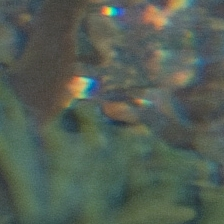
#> input picture data_output/image_patches_from_25_test_photos/train/BR_fucus/BR_fucus_16cd9ebc-16a7-4286-be9e-da348a2ae9f5.jpg, 224 x 224 px
$ python features.py
#> lines starting #> are read from the running program, lines starting #| are printed output that depends on the picture
### scripts/util.py
import cv2

def get_detectors(detector: str) -> list:
    detectors = []

    # Feature detectors that can extract descriptors
    if detector in ['SIFT', 'desc', 'all']:
        detectors.append(cv2.SIFT_create())
    if detector in ['BRISK', 'desc', 'all']:
        detectors.append(cv2.BRISK_create())
    if detector in ['ORB', 'desc', 'all']:
        # Ask ORB for zillions of features to get "all"
        detectors.append(cv2.ORB_create(nfeatures=10000000))
    if detector in ['AKAZE', 'desc', 'all']:
        detectors.append(cv2.AKAZE_create())

    # Feature detectors that cannot extract descriptors
    if detector in ['MSER', 'all']:
        detectors.append(cv2.MSER_create())
    if detector in ['FAST', 'all']:
        detectors.append(cv2.FastFeatureDetector_create())
    if detector in ['SimpleBlobDetector', 'blob', 'all']:
        detectors.append(cv2.SimpleBlobDetector_create())
    if detector in ['AgastFeatureDetector', 'Agast', 'all']:
        detectors.append(cv2.AgastFeatureDetector_create())
    if detector in ['GFTTDetector', 'GFTT', 'all']:
        detectors.append(cv2.GFTTDetector_create())

    return detectors

### scripts/features.py
# !/usr/bin/env python3

"""
Read the image patches, count features, write results.

All hard-coded:
    Read images from data_output/image_patches_from_25_test_photos/train/
    Runs 4 detectors: SIFT, BRISK, ORB, and AKAZE
    Write results to pipeline_results/features_by_detector.csv
"""
from __future__ import annotations

import os
from pathlib import Path

import cv2

from util import get_detectors


class SimplePipeline:
    def __init__(self, detectors):
        self.detectors = detectors
        self.results_file = open(os.path.join('../pipeline_results/features_by_detector.csv'), 'w')
        self.write_csv_header()

    def write_csv_header(self):
        self.results_file.write('image,patch')
        for detector in self.detectors:
            self.results_file.write(f',{detector.__class__.__name__}')
        self.results_file.write('\n')

    def write_csv_row(self, path: Path, feature_counts: list[int]):
        file_name = path.name
        patch_name = path.parent.name
        self.results_file.write(f'{file_name},{patch_name}')
        for feature_count in feature_counts:
            self.results_file.write(f',{feature_count}')
        self.results_file.write('\n')

    def run(self):
        entries = os.scandir('../data_output/image_patches_from_25_test_photos/train/')
        for entry in entries:
            if entry.is_dir():
                self.process_directory(entry.path)
#> in process_image, `image = cv2.imread(image_path, cv2.IMREAD_GRAYSCALE)`:
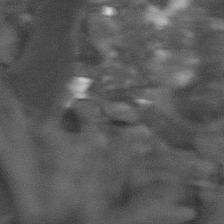
#> image: shape (224, 224); min 45, max 214, mean 90.4
#> after the loop in process_image, `for detector in self.detectors:`: feature_counts = [35, 9, 54, 13]
#> the loop in write_csv_row, `for feature_count in feature_counts:` made 4 passes
#> feature_count on passes 1 to 4: 35, 9, 54, 13
#> pass 2 of the loop in run, `for entry in entries:`:
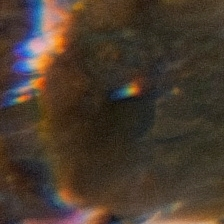
#> input picture data_output/image_patches_from_25_test_photos/train/BR_encrust/BR_encrust_52e78a70-fcc1-4e4b-b296-6808c4f2b50c.jpg, 224 x 224 px
#> in process_image (call 3), `image = cv2.imread(image_path, cv2.IMREAD_GRAYSCALE)`:
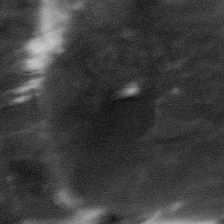
#> image: shape (224, 224); min 9, max 201, mean 61.6
#> after the loop in process_image (call 3), `for detector in self.detectors:`: feature_counts = [28, 6, 45, 4]

    def process_directory(self, path: str):
        entries = os.scandir(path)
        for entry in entries:
            if entry.is_file() and entry.name.lower().endswith('.jpg'):
                    self.process_image(entry.path)

    def process_image(self, image_path: str):
        print(f'Open {image_path}')
        image = cv2.imread(image_path, cv2.IMREAD_GRAYSCALE)
        if image is None:
            print(f'Failed to load image: {image_path}')
            return

        feature_counts: list[int] = []
        for detector in self.detectors:
            feature_counts.append(len(detector.detect(image, None)))

        self.write_csv_row(Path(image_path), feature_counts)


def main():
    pipeline = SimplePipeline(get_detectors('desc'))
    pipeline.run()


if __name__ == '__main__':
    main()
